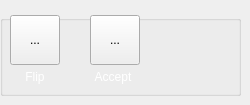
          <widget class="QWidget" name="pageBlobDetection">
           <widget class="QGroupBox" name="gboxblobDetection">
            <property name="geometry">
             <rect>
              <x>0</x>
              <y>15</y>
              <width>241</width>
              <height>81</height>
             </rect>
            </property>
            <property name="title">
             <string/>
            </property>
            <widget class="QLabel" name="label_19">
             <property name="geometry">
              <rect>
               <x>83</x>
               <y>50</y>
               <width>60</width>
               <height>25</height>
              </rect>
             </property>
             <property name="text">
              <string>&lt;html&gt;&lt;head/&gt;&lt;body&gt;&lt;p align=&quot;center&quot;&gt;&lt;span style=&quot; font-size:9pt; color:#ffffff;&quot;&gt;Accept&lt;/span&gt;&lt;/p&gt;&lt;/body&gt;&lt;/html&gt;</string>
             </property>
            </widget>
            <widget class="QToolButton" name="btnAcceptBlobDetection">
             <property name="geometry">
              <rect>
               <x>90</x>
               <y>0</y>
               <width>50</width>
               <height>50</height>
              </rect>
             </property>
             <property name="text">
              <string>...</string>
             </property>
             <property name="icon">
              <iconset resource="resource.qrc">
               <normaloff>:/newPrefix/Icons/accept.svg</normaloff>:/newPrefix/Icons/accept.svg</iconset>
             </property>
             <property name="iconSize">
              <size>
               <width>32</width>
               <height>32</height>
              </size>
             </property>
            </widget>
            <widget class="QToolButton" name="btnFlip">
             <property name="geometry">
              <rect>
               <x>10</x>
               <y>0</y>
               <width>50</width>
               <height>50</height>
              </rect>
             </property>
             <property name="text">
              <string>...</string>
             </property>
             <property name="icon">
              <iconset resource="resource.qrc">
               <normaloff>:/newPrefix/Icons/flip.svg</normaloff>:/newPrefix/Icons/flip.svg</iconset>
             </property>
             <property name="iconSize">
              <size>
               <width>32</width>
               <height>32</height>
              </size>
             </property>
            </widget>
            <widget class="QLabel" name="label_23">
             <property name="geometry">
              <rect>
               <x>5</x>
               <y>50</y>
               <width>60</width>
               <height>25</height>
              </rect>
             </property>
             <property name="text">
              <string>&lt;html&gt;&lt;head/&gt;&lt;body&gt;&lt;p align=&quot;center&quot;&gt;&lt;span style=&quot; font-size:9pt; color:#ffffff;&quot;&gt;Flip&lt;/span&gt;&lt;/p&gt;&lt;/body&gt;&lt;/html&gt;</string>
             </property>
            </widget>
           </widget>
          </widget>
